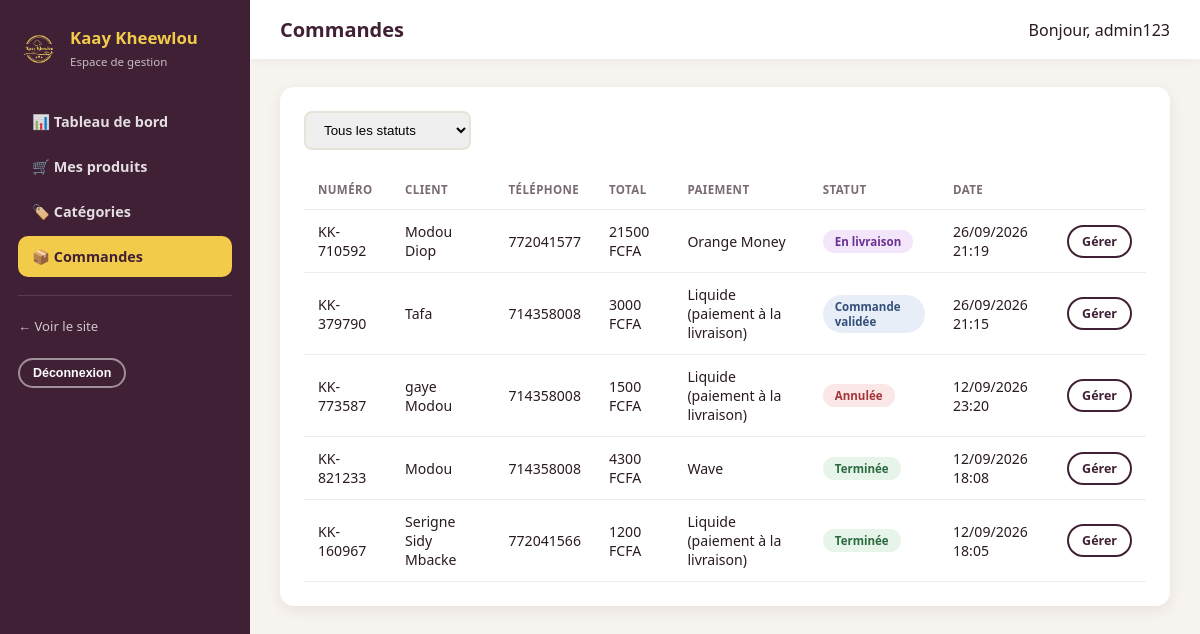
Screenshot of /gestion/commandes/ (signed in) with the database file from the repository.
### monapp/models.py (models this page shows, shortened)
class Commande(models.Model):
    STATUT_VALIDEE = 'validee'
    STATUT_PREPARATION = 'preparation'
    STATUT_LIVRAISON = 'livraison'
    STATUT_TERMINEE = 'terminee'
    STATUT_ANNULEE = 'annulee'
    STATUT_CHOICES = [
        (STATUT_VALIDEE, 'Commande validée'),
        (STATUT_PREPARATION, 'En préparation'),
        (STATUT_LIVRAISON, 'En livraison'),
        (STATUT_TERMINEE, 'Terminée'),
        (STATUT_ANNULEE, 'Annulée'),
    ]
    STATUT_POURCENTAGE = {
        STATUT_VALIDEE: 25,
        STATUT_PREPARATION: 50,
        STATUT_LIVRAISON: 75,
        STATUT_TERMINEE: 100,
        STATUT_ANNULEE: 0,
    }
    STATUTS_ANNULABLES = (STATUT_VALIDEE, STATUT_PREPARATION)
    MODE_RETRAIT = 'retrait'
    MODE_LIVRAISON = 'livraison'
    MODE_RECEPTION_CHOICES = [
        (MODE_RETRAIT, 'Retrait sur place'),
        (MODE_LIVRAISON, 'Livraison à domicile'),
    ]
    PAIEMENT_WAVE = 'wave'
    PAIEMENT_OM = 'orange_money'
    PAIEMENT_CARTE = 'carte'
    PAIEMENT_LIQUIDE = 'liquide'
    PAIEMENT_CHOICES = [
        (PAIEMENT_WAVE, 'Wave'),
        (PAIEMENT_OM, 'Orange Money'),
        (PAIEMENT_CARTE, 'Carte bancaire'),
        (PAIEMENT_LIQUIDE, 'Liquide (paiement à la livraison)'),
    ]
    numero = models.CharField(max_length=20, unique=True, default=generer_numero_commande, editable=False)
    utilisateur = models.ForeignKey(
        settings.AUTH_USER_MODEL, on_delete=models.SET_NULL, null=True, blank=True, related_name='commandes'
    )
    client_nom = models.CharField(max_length=120)
    client_telephone = models.CharField(max_length=30)
    client_email = models.EmailField(blank=True)
    client_adresse = models.CharField(max_length=255, blank=True)
    mode_reception = models.CharField(max_length=15, choices=MODE_RECEPTION_CHOICES, default=MODE_RETRAIT)
    mode_paiement = models.CharField(max_length=15, choices=PAIEMENT_CHOICES, default=PAIEMENT_LIQUIDE)
    sous_total = models.DecimalField(max_digits=12, decimal_places=0, default=0)
    frais_livraison = models.DecimalField(max_digits=10, decimal_places=0, default=0)
    points_utilises = models.PositiveIntegerField(default=0)
    reduction_points = models.DecimalField(max_digits=10, decimal_places=0, default=0)
    total = models.DecimalField(max_digits=12, decimal_places=0, default=0)
    points_credites = models.BooleanField(default=False, help_text="Les points de fidélité ont déjà été crédités pour cette commande")
    statut = models.CharField(max_length=15, choices=STATUT_CHOICES, default=STATUT_VALIDEE)
    note = models.TextField(blank=True, help_text="Précisions du client sur la commande")
    date_creation = models.DateTimeField(default=timezone.now)
    date_maj = models.DateTimeField(auto_now=True)
    class Meta:
        verbose_name = "Commande"
        verbose_name_plural = "Commandes"
        ordering = ['-date_creation']

### monapp/views.py (the view)
# urls.py: path('gestion/commandes/', views.admin_commandes_vue, name='admin_commandes'),
@user_passes_test(est_staff, login_url='monapp:admin_login')
def admin_commandes_vue(request):
    commandes = Commande.objects.all()
    statut = request.GET.get('statut', '').strip()
    if statut:
        commandes = commandes.filter(statut=statut)
    return render(request, 'src/admin_commandes.html', {
        'commandes': commandes,
        'statut_choices': Commande.STATUT_CHOICES,
        'statut': statut,
    })

### monapp/cart.py (called while the page is built, shortened)
    def __iter__(self):
        ids = self.panier.keys()
        produits = Produit.objects.filter(id__in=ids)
        produits_par_id = {str(p.id): p for p in produits}

    def __len__(self):
        return sum(item['quantite'] for item in self.panier.values())

    def get_total(self):
        return sum((item['sous_total'] for item in self), Decimal('0'))

### monapp/context_processors.py (called while the page is built)
def panier_context(request):
    panier = Panier(request)
    return {
        'panier_nb_articles': len(panier),
        'panier_total': panier.get_total(),
    }

### monapp/views.py (called while the page is built)
def est_staff(user):
    return user.is_authenticated and user.is_staff

### monapp/templates/src/admin_commandes.html (shortened to what this page needs)
{% extends "src/base_admin.html" %}
{% block titre_page %}Commandes{% endblock %}
{% block contenu %}
<div class="panneau">
  <form method="get" class="filtre-bar">
    <select name="statut" onchange="this.form.submit()">
      <option value="">Tous les statuts</option>
    </select>
  </form>
  {% if commandes %}
  <table class="tableau-admin">
    <thead><tr><th>Numéro</th><th>Client</th><th>Téléphone</th><th>Total</th><th>Paiement</th><th>Statut</th><th>Date</th><th></th></tr></thead>
    <tbody>
      {% for c in commandes %}
      <tr>
        <td>{{ c.numero }}</td>
        <td>{{ c.client_nom }}</td>
        <td>{{ c.client_telephone }}</td>
        <td>{{ c.total }} FCFA</td>
        <td>{{ c.get_mode_paiement_display }}</td>
        <td><span class="statut-badge statut-{{ c.statut }}">{{ c.get_statut_display }}</span></td>
        <td>{{ c.date_creation|date:"d/m/Y H:i" }}</td>
        <td><a href="{% url 'monapp:admin_commande_detail' c.pk %}" class="btn btn-outline btn-sm">Gérer</a></td>
      </tr>
      {% endfor %}
    </tbody>
  </table>
  {% else %}
    <p class="vide-etat">Aucune commande pour ce filtre.</p>
  {% endif %}
</div>
{% endblock %}

### monapp/templates/src/base_admin.html (shortened to what this page needs)
{% load static %}
<!DOCTYPE html>
<html lang="fr">
<head>
  <link rel="stylesheet" href="{% static 'css/admin.css' %}">
</head>
<body class="admin-body">
  <div class="admin-shell">
    <aside class="admin-sidebar">
      <div class="brand">
        <img src="{% static 'ressources/logo.png' %}" alt="Logo">
        <div>
          <strong>Kaay Kheewlou</strong>
          <span>Espace de gestion</span>
        </div>
      </div>
      <nav class="admin-nav">
        <a href="{% url 'monapp:admin_dashboard' %}" class="{% if request.resolver_match.url_name == 'admin_dashboard' %}active{% endif %}">📊 Tableau de bord</a>
        <a href="{% url 'monapp:admin_produits' %}" class="{% if 'produit' in request.resolver_match.url_name %}active{% endif %}">🛒 Mes produits</a>
        <a href="{% url 'monapp:admin_categories' %}" class="{% if 'categorie' in request.resolver_match.url_name %}active{% endif %}">🏷️ Catégories</a>
        <a href="{% url 'monapp:admin_commandes' %}" class="{% if 'commande' in request.resolver_match.url_name %}active{% endif %}">📦 Commandes</a>
      </nav>
      <div class="sep"></div>
      <a href="{% url 'monapp:accueil' %}" class="voir-site" target="_blank">&larr; Voir le site</a><br><br>
      <form method="post" action="{% url 'monapp:admin_logout' %}">
        <button type="submit" class="btn btn-outline btn-sm" style="border-color:rgba(255,255,255,.5);color:#fff;">Déconnexion</button>
      </form>
    </aside>
    <div class="admin-main">
      <div class="admin-topbar">
        <h1>{% block titre_page %}Tableau de bord{% endblock %}</h1>
        <span>Bonjour, {{ request.user.username }}</span>
      </div>
      <div class="admin-content">
        {% block contenu %}{% endblock %}
      </div>
    </div>
  </div>
</body>
</html>

### monapp/static/css/admin.css (style rules this page uses)
:root { --brand-dark: #402035; --brand-dark-2: #2b1523; --brand-gold: #f3cb4b; --brand-gold-dark: #cf9f1f; --brand-white: #ffffff; --brand-cream: #f7f3ef; --text-dark: #2a1a22; --text-muted: #7a6a73; --radius: 14px; --shadow-sm: 0 4px 14px rgba(64,32,53,.08); }
* { box-sizing: border-box; }
body.admin-body { margin:0; background: var(--brand-cream); color: var(--text-dark); font-family: 'Segoe UI', 'Trebuchet MS', Verdana, sans-serif; }
a { text-decoration:none; color:inherit; }
.admin-shell { display:flex; min-height: 100vh; }
.admin-sidebar { width: 250px; background: var(--brand-dark); color: var(--brand-white); padding: 26px 18px; flex-shrink:0; position: sticky; top:0; height:100vh; }
.admin-sidebar .brand { display:flex; align-items:center; gap:10px; margin-bottom: 30px; }
.admin-sidebar .brand img { width:42px; height:42px; border-radius:50%; }
.admin-sidebar .brand strong { color: var(--brand-gold); font-size: 1.05rem; display:block; }
.admin-sidebar .brand span { font-size:.72rem; opacity:.7; }
.admin-nav a { display:flex; align-items:center; gap:10px; padding: 11px 14px; border-radius: 10px; margin-bottom: 4px; font-weight:600; font-size:.9rem; color: rgba(255,255,255,.85); }
.admin-nav a:hover, .admin-nav a.active { background: rgba(255,255,255,.1); color: var(--brand-white); }
.admin-nav a.active { background: var(--brand-gold); color: var(--brand-dark); }
.admin-sidebar .sep { margin: 18px 0; border-top: 1px solid rgba(255,255,255,.12); }
.admin-sidebar .voir-site { font-size:.82rem; opacity:.75; }
.admin-main { flex:1; min-width:0; }
.admin-topbar { background: var(--brand-white); padding: 16px 30px; display:flex; align-items:center; justify-content:space-between; box-shadow: 0 2px 10px rgba(0,0,0,.04); position: sticky; top:0; z-index: 10; }
.admin-topbar h1 { font-size: 1.25rem; margin:0; color: var(--brand-dark); }
.admin-content { padding: 28px 30px 60px; }
.panneau { background: var(--brand-white); border-radius: var(--radius); padding: 24px; box-shadow: var(--shadow-sm); margin-bottom: 26px; }
.tableau-admin { width:100%; border-collapse: collapse; }
.tableau-admin th, .tableau-admin td { padding: 12px 14px; border-bottom: 1px solid #f0ebe4; text-align:left; font-size:.88rem; }
.tableau-admin th { color: var(--text-muted); text-transform:uppercase; font-size:.72rem; letter-spacing:.4px; }
.statut-badge { padding: 4px 12px; border-radius:999px; font-size:.72rem; font-weight:700; display:inline-block; }
.statut-validee { background:#e8eef8; color:#33507a; }
.statut-livraison { background:#f3e6fa; color:#6a3193; }
.statut-terminee { background:#e6f4ea; color:#2c6b3f; }
.statut-annulee { background:#fbe7e7; color:#a5343a; }
.btn { display:inline-flex; align-items:center; gap:6px; padding: 9px 18px; border-radius: 999px; font-weight:700; font-size:.85rem; border:2px solid transparent; cursor:pointer; }
.btn-outline { background:transparent; border-color: var(--brand-dark); color: var(--brand-dark); }
.btn-sm { padding:6px 13px; font-size:.78rem; }
.filtre-bar { display:flex; gap:10px; margin-bottom: 20px; flex-wrap:wrap; }
.filtre-bar input, .filtre-bar select { padding:9px 14px; border-radius:8px; border:2px solid #e9e2d8; }

### rows the page displays
Commande: numero "KK-710592", client_nom "Modou Diop", client_telephone "772041577", total "21500", mode_paiement "Orange Money", statut "En livraison", date_creation "26/09/2026 21:19"
Commande: numero "KK-379790", client_nom "Tafa", client_telephone "714358008", total "3000", mode_paiement "Liquide (paiement à la livraison)", statut "Commande validée", date_creation "26/09/2026 21:15"
Commande: numero "KK-773587", client_nom "gaye Modou", client_telephone "714358008", total "1500", mode_paiement "Liquide (paiement à la livraison)", statut "Annulée", date_creation "12/09/2026 23:20"
Commande: numero "KK-821233", client_nom "Modou", client_telephone "714358008", total "4300", mode_paiement "Wave", statut "Terminée", date_creation "12/09/2026 18:08"
Commande: numero "KK-160967", client_nom "Serigne Sidy Mbacke", client_telephone "772041566", total "1200", mode_paiement "Liquide (paiement à la livraison)", statut "Terminée", date_creation "12/09/2026 18:05"

### other values shown
{{ request.user.username }} "admin123"
